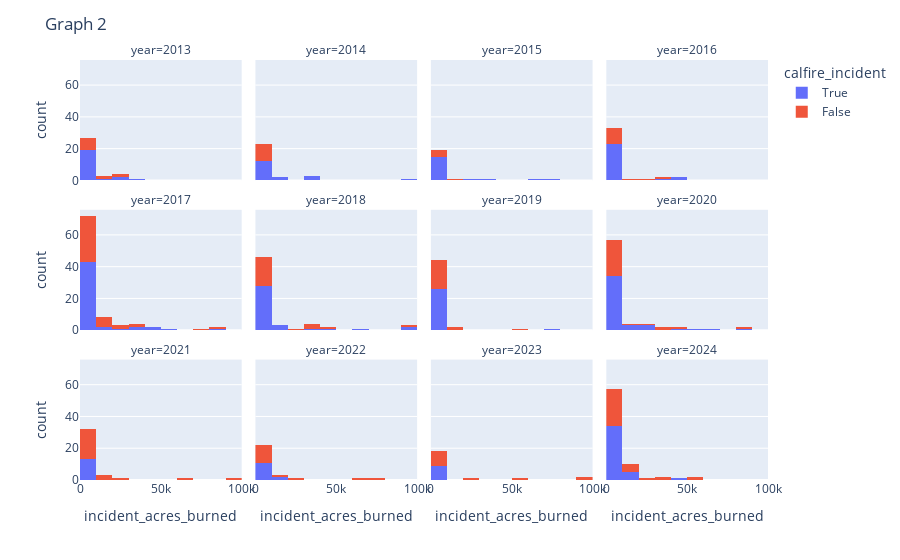

The cell this chart's notebook holds for it:
### Code cell
time = px.histogram(DF_raw[focus],
                    x = 'incident_acres_burned',
                    color = 'calfire_incident',
                    facet_col = 'year',
                    facet_col_wrap= 4,
                   nbins = 15)
time.update_layout(title = 'Graph 2')
time.show()

### Figure 1 — Plotly figure (JSON) as saved in the notebook; plotly's stock layout.template omitted (floating-point values rounded to 4 significant figures)
{"data": [{"alignmentgroup": "True", "bingroup": "x", "hovertemplate": "calfire_incident=True<br>year=2013<br>incident_acres_burned=%{x}<br>count=%{y}<extra></extra>", "legendgroup": "True", "marker": {"color": "#636efa", "pattern": {"shape": ""}}, "name": "True", "nbinsx": 15, "offsetgroup": "True", "orientation": "v", "showlegend": true, "type": "histogram", "x": [6896, 2956, 650, 4346, 712, 2650, 2500, 30274, 1708, 534, 754, 502, 7055, 27531, 612, 500, 1383, 20292, 2264, 8073, 11429, 3111, 3505], "xaxis": "x9", "yaxis": "y9"}, {"alignmentgroup": "True", "bingroup": "x", "hovertemplate": "calfire_incident=True<br>year=2014<br>incident_acres_burned=%{x}<br>count=%{y}<extra></extra>", "legendgroup": "True", "marker": {"color": "#636efa", "pattern": {"shape": ""}}, "name": "True", "nbinsx": 15, "offsetgroup": "True", "orientation": "v", "showlegend": false, "type": "histogram", "x": [2143, 1548, 632, 1995, 4300, 12661, 6488, 1469, 4240, 39736, 13153, 35302, 32416, 5503, 612, 1375, 97717, 516], "xaxis": "x10", "yaxis": "y10"}, {"alignmentgroup": "True", "bingroup": "x", "hovertemplate": "calfire_incident=True<br>year=2015<br>incident_acres_burned=%{x}<br>count=%{y}<extra></extra>", "legendgroup": "True", "marker": {"color": "#636efa", "pattern": {"shape": ""}}, "name": "True", "nbinsx": 15, "offsetgroup": "True", "orientation": "v", "showlegend": false, "type": "histogram", "x": [1049, 692, 31359, 920, 533, 4250, 8051, 2304, 5702, 69636, 500, 25118, 2446, 2850, 673, 70868, 1040, 690, 1086], "xaxis": "x11", "yaxis": "y11"}, {"alignmentgroup": "True", "bingroup": "x", "hovertemplate": "calfire_incident=True<br>year=2016<br>incident_acres_burned=%{x}<br>count=%{y}<extra></extra>", "legendgroup": "True", "marker": {"color": "#636efa", "pattern": {"shape": ""}}, "name": "True", "nbinsx": 15, "offsetgroup": "True", "orientation": "v", "showlegend": false, "type": "histogram", "x": [3876, 2520, 7609, 7474, 48019, 1246, 5645, 554, 1785, 2944, 2241, 800, 520, 5731, 8110, 7050, 36274, 46235, 3929, 599, 2575, 710, 600, 1080, 1547, 4474], "xaxis": "x12", "yaxis": "y12"}, {"alignmentgroup": "True", "bingroup": "x", "hovertemplate": "calfire_incident=True<br>year=2017<br>incident_acres_burned=%{x}<br>count=%{y}<extra></extra>", "legendgroup": "True", "marker": {"color": "#636efa", "pattern": {"shape": ""}}, "name": "True", "nbinsx": 15, "offsetgroup": "True", "orientation": "v", "showlegend": false, "type": "histogram", "x": [4532, 1350, 1733, 10000, 2056, 506, 1417, 6309, 1626, 558, 1200, 1562, 1700, 1626, 28687, 2940, 6033, 1816, 48660, 900, 81826, 1649, 1083, 2289, 675, 1268, 775, 1500, 600, 867, 4016, 1037, 3800, 680, 900, 2662, 8500, 51624, 36807, 44573, 8283, 6151, 9989, 36523, 1660, 2207, 821, 9217, 866, 17357, 6049, 4088], "xaxis": "x5", "yaxis": "y5"}, {"alignmentgroup": "True", "bingroup": "x", "hovertemplate": "calfire_incident=True<br>year=2018<br>incident_acres_burned=%{x}<br>count=%{y}<extra></extra>", "legendgroup": "True", "marker": {"color": "#636efa", "pattern": {"shape": ""}}, "name": "True", "nbinsx": 15, "offsetgroup": "True", "orientation": "v", "showlegend": false, "type": "histogram", "x": [2070, 1261, 1756, 1065, 1314, 513, 2956, 2290, 4563, 3392, 15180, 1678, 11789, 90000, 504, 38008, 825, 962, 856, 822, 3156, 48920, 993, 18703, 695, 2225, 1900, 2490, 2162, 700, 63311, 573, 3889, 550, 4381, 96949], "xaxis": "x6", "yaxis": "y6"}, {"alignmentgroup": "True", "bingroup": "x", "hovertemplate": "calfire_incident=True<br>year=2019<br>incident_acres_burned=%{x}<br>count=%{y}<extra></extra>", "legendgroup": "True", "marker": {"color": "#636efa", "pattern": {"shape": ""}}, "name": "True", "nbinsx": 15, "offsetgroup": "True", "orientation": "v", "showlegend": false, "type": "histogram", "x": [835, 1075, 581, 2220, 1763, 500, 2420, 2546, 1010, 1575, 1507, 1300, 600, 756, 1926, 8836, 640, 5563, 526, 1011, 77758, 605, 703, 2375, 628, 9999, 2534], "xaxis": "x7", "yaxis": "y7"}, {"alignmentgroup": "True", "bingroup": "x", "hovertemplate": "calfire_incident=True<br>year=2020<br>incident_acres_burned=%{x}<br>count=%{y}<extra></extra>", "legendgroup": "True", "marker": {"color": "#636efa", "pattern": {"shape": ""}}, "name": "True", "nbinsx": 15, "offsetgroup": "True", "orientation": "v", "showlegend": false, "type": "histogram", "x": [670, 1837, 1680, 803, 5042, 813, 1455, 1050, 2192, 4000, 583, 5513, 29667, 1485, 557, 9564, 22614, 788, 3222, 741, 2005, 560, 7760, 512, 2121, 727, 48088, 705, 86509, 6901, 1783, 820, 19609, 2857, 29570, 1100, 1311, 67484, 56338, 12466, 13964, 1087, 6686, 1954], "xaxis": "x8", "yaxis": "y8"}, {"alignmentgroup": "True", "bingroup": "x", "hovertemplate": "calfire_incident=True<br>year=2021<br>incident_acres_burned=%{x}<br>count=%{y}<extra></extra>", "legendgroup": "True", "marker": {"color": "#636efa", "pattern": {"shape": ""}}, "name": "True", "nbinsx": 15, "offsetgroup": "True", "orientation": "v", "showlegend": false, "type": "histogram", "x": [865, 873, 5366, 550, 508, 1118, 939, 560, 515, 761, 9656, 2619, 639], "xaxis": "x", "yaxis": "y"}, {"alignmentgroup": "True", "bingroup": "x", "hovertemplate": "calfire_incident=True<br>year=2022<br>incident_acres_burned=%{x}<br>count=%{y}<extra></extra>", "legendgroup": "True", "marker": {"color": "#636efa", "pattern": {"shape": ""}}, "name": "True", "nbinsx": 15, "offsetgroup": "True", "orientation": "v", "showlegend": false, "type": "histogram", "x": [682, 570, 517, 865, 577, 593, 904, 4470, 19244, 4456, 3939, 13440, 819], "xaxis": "x2", "yaxis": "y2"}, {"alignmentgroup": "True", "bingroup": "x", "hovertemplate": "calfire_incident=True<br>year=2023<br>incident_acres_burned=%{x}<br>count=%{y}<extra></extra>", "legendgroup": "True", "marker": {"color": "#636efa", "pattern": {"shape": ""}}, "name": "True", "nbinsx": 15, "offsetgroup": "True", "orientation": "v", "showlegend": false, "type": "histogram", "x": [640, 8355, 2323, 1120, 531, 695, 838, 2487, 2715], "xaxis": "x3", "yaxis": "y3"}, {"alignmentgroup": "True", "bingroup": "x", "hovertemplate": "calfire_incident=True<br>year=2024<br>incident_acres_burned=%{x}<br>count=%{y}<extra></extra>", "legendgroup": "True", "marker": {"color": "#636efa", "pattern": {"shape": ""}}, "name": "True", "nbinsx": 15, "offsetgroup": "True", "orientation": "v", "showlegend": false, "type": "histogram", "x": [762, 1300, 616, 1575, 1088, 1410, 15563, 1056, 642, 890, 1207, 19195, 585, 5285, 546, 691, 10616, 1595, 3789, 1295, 15520, 908, 509, 5646, 9950, 1025, 7224, 1710, 1100, 863, 744, 5222, 3815, 517, 3327, 17000, 502, 43492, 752, 633], "xaxis": "x4", "yaxis": "y4"}, {"alignmentgroup": "True", "bingroup": "x", "hovertemplate": "calfire_incident=False<br>year=2013<br>incident_acres_burned=%{x}<br>count=%{y}<extra></extra>", "legendgroup": "False", "marker": {"color": "#EF553B", "pattern": {"shape": ""}}, "name": "False", "nbinsx": 15, "offsetgroup": "False", "orientation": "v", "showlegend": true, "type": "histogram", "x": [1984, 500, 572, 22992, 14754, 1070, 12503, 27440, 513, 794, 2060, 2236], "xaxis": "x9", "yaxis": "y9"}, {"alignmentgroup": "True", "bingroup": "x", "hovertemplate": "calfire_incident=False<br>year=2014<br>incident_acres_burned=%{x}<br>count=%{y}<extra></extra>", "legendgroup": "False", "marker": {"color": "#EF553B", "pattern": {"shape": ""}}, "name": "False", "nbinsx": 15, "offsetgroup": "False", "orientation": "v", "showlegend": false, "type": "histogram", "x": [865, 1952, 5367, 1457, 600, 3895, 1651, 1680, 6258, 4045, 968], "xaxis": "x10", "yaxis": "y10"}, {"alignmentgroup": "True", "bingroup": "x", "hovertemplate": "calfire_incident=False<br>year=2015<br>incident_acres_burned=%{x}<br>count=%{y}<extra></extra>", "legendgroup": "False", "marker": {"color": "#EF553B", "pattern": {"shape": ""}}, "name": "False", "nbinsx": 15, "offsetgroup": "False", "orientation": "v", "showlegend": false, "type": "histogram", "x": [1542, 6980, 4863, 10570, 1388], "xaxis": "x11", "yaxis": "y11"}, {"alignmentgroup": "True", "bingroup": "x", "hovertemplate": "calfire_incident=False<br>year=2016<br>incident_acres_burned=%{x}<br>count=%{y}<extra></extra>", "legendgroup": "False", "marker": {"color": "#EF553B", "pattern": {"shape": ""}}, "name": "False", "nbinsx": 15, "offsetgroup": "False", "orientation": "v", "showlegend": false, "type": "histogram", "x": [2860, 650, 1100, 2304, 1245, 29322, 33867, 5443, 2652, 12518, 2100, 4824, 4347], "xaxis": "x12", "yaxis": "y12"}, {"alignmentgroup": "True", "bingroup": "x", "hovertemplate": "calfire_incident=False<br>year=2017<br>incident_acres_burned=%{x}<br>count=%{y}<extra></extra>", "legendgroup": "False", "marker": {"color": "#EF553B", "pattern": {"shape": ""}}, "name": "False", "nbinsx": 15, "offsetgroup": "False", "orientation": "v", "showlegend": false, "type": "histogram", "x": [750, 1000, 850, 1522, 1503, 760, 670, 562, 18430, 27276, 747, 83733, 2312, 4310, 1350, 1020, 530, 859, 4736, 8094, 7000, 78698, 2295, 3142, 7697, 36556, 12407, 6042, 8925, 21846, 5247, 1749, 1319, 7194, 18618, 2575, 39715, 13417, 18900, 1088, 15619], "xaxis": "x5", "yaxis": "y5"}, {"alignmentgroup": "True", "bingroup": "x", "hovertemplate": "calfire_incident=False<br>year=2018<br>incident_acres_burned=%{x}<br>count=%{y}<extra></extra>", "legendgroup": "False", "marker": {"color": "#EF553B", "pattern": {"shape": ""}}, "name": "False", "nbinsx": 15, "offsetgroup": "False", "orientation": "v", "showlegend": false, "type": "histogram", "x": [1352, 646, 1202, 1500, 4064, 1350, 2100, 96901, 2883, 3674, 38134, 36450, 1200, 972, 23136, 2995, 46150, 39387, 1014, 1120, 1751, 6974, 3380, 1500], "xaxis": "x6", "yaxis": "y6"}, {"alignmentgroup": "True", "bingroup": "x", "hovertemplate": "calfire_incident=False<br>year=2019<br>incident_acres_burned=%{x}<br>count=%{y}<extra></extra>", "legendgroup": "False", "marker": {"color": "#EF553B", "pattern": {"shape": ""}}, "name": "False", "nbinsx": 15, "offsetgroup": "False", "orientation": "v", "showlegend": false, "type": "histogram", "x": [2500, 1350, 1165, 14217, 1020, 1301, 2438, 3380, 54612, 5332, 4840, 5737, 1975, 10296, 1872, 503, 8799, 3435, 4615, 745, 3126], "xaxis": "x7", "yaxis": "y7"}, {"alignmentgroup": "True", "bingroup": "x", "hovertemplate": "calfire_incident=False<br>year=2020<br>incident_acres_burned=%{x}<br>count=%{y}<extra></extra>", "legendgroup": "False", "marker": {"color": "#EF553B", "pattern": {"shape": ""}}, "name": "False", "nbinsx": 15, "offsetgroup": "False", "orientation": "v", "showlegend": false, "type": "histogram", "x": [2060, 5000, 1395, 1100, 533, 696, 563, 2975, 648, 500, 1525, 500, 83261, 33424, 684, 6882, 600, 594, 31089, 4237, 47029, 3000, 4929, 567, 22744, 16390, 1185, 2188, 6254], "xaxis": "x8", "yaxis": "y8"}, {"alignmentgroup": "True", "bingroup": "x", "hovertemplate": "calfire_incident=False<br>year=2021<br>incident_acres_burned=%{x}<br>count=%{y}<extra></extra>", "legendgroup": "False", "marker": {"color": "#EF553B", "pattern": {"shape": ""}}, "name": "False", "nbinsx": 15, "offsetgroup": "False", "orientation": "v", "showlegend": false, "type": "histogram", "x": [650, 1202, 1000, 800, 1265, 2877, 592, 580, 26409, 1984, 10580, 12660, 868, 1011, 2965, 1320, 68637, 2098, 8777, 94962, 680, 1427, 2421, 8578, 16970], "xaxis": "x", "yaxis": "y"}, {"alignmentgroup": "True", "bingroup": "x", "hovertemplate": "calfire_incident=False<br>year=2022<br>incident_acres_burned=%{x}<br>count=%{y}<extra></extra>", "legendgroup": "False", "marker": {"color": "#EF553B", "pattern": {"shape": ""}}, "name": "False", "nbinsx": 15, "offsetgroup": "False", "orientation": "v", "showlegend": false, "type": "histogram", "x": [687, 4136, 595, 5856, 2500, 552, 4886, 19244, 60138, 5208, 28098, 1079, 76788, 5843, 1400], "xaxis": "x2", "yaxis": "y2"}, {"alignmentgroup": "True", "bingroup": "x", "hovertemplate": "calfire_incident=False<br>year=2023<br>incident_acres_burned=%{x}<br>count=%{y}<extra></extra>", "legendgroup": "False", "marker": {"color": "#EF553B", "pattern": {"shape": ""}}, "name": "False", "nbinsx": 15, "offsetgroup": "False", "orientation": "v", "showlegend": false, "type": "histogram", "x": [1088, 1044, 93078, 1291, 5228, 4198, 95107, 21725, 3929, 5464, 50198, 2840, 9130], "xaxis": "x3", "yaxis": "y3"}, {"alignmentgroup": "True", "bingroup": "x", "hovertemplate": "calfire_incident=False<br>year=2024<br>incident_acres_burned=%{x}<br>count=%{y}<extra></extra>", "legendgroup": "False", "marker": {"color": "#EF553B", "pattern": {"shape": ""}}, "name": "False", "nbinsx": 15, "offsetgroup": "False", "orientation": "v", "showlegend": false, "type": "histogram", "x": [1479, 536, 1383, 827, 14168, 3600, 903, 1078, 877, 528, 14023, 890, 2160, 528, 1310, 830, 38664, 2936, 4685, 12703, 33026, 4032, 527, 3007, 59288, 500, 12967, 14104, 1000, 54876, 1960, 23526, 800], "xaxis": "x4", "yaxis": "y4"}], "layout": {"annotations": [{"font": {}, "showarrow": false, "text": "year=2021", "x": 0.1175, "xanchor": "center", "xref": "paper", "y": 0.2867, "yanchor": "bottom", "yref": "paper"}, {"font": {}, "showarrow": false, "text": "year=2022", "x": 0.3725, "xanchor": "center", "xref": "paper", "y": 0.2867, "yanchor": "bottom", "yref": "paper"}, {"font": {}, "showarrow": false, "text": "year=2023", "x": 0.6275, "xanchor": "center", "xref": "paper", "y": 0.2867, "yanchor": "bottom", "yref": "paper"}, {"font": {}, "showarrow": false, "text": "year=2024", "x": 0.8825, "xanchor": "center", "xref": "paper", "y": 0.2867, "yanchor": "bottom", "yref": "paper"}, {"font": {}, "showarrow": false, "text": "year=2017", "x": 0.1175, "xanchor": "center", "xref": "paper", "y": 0.6433, "yanchor": "bottom", "yref": "paper"}, {"font": {}, "showarrow": false, "text": "year=2018", "x": 0.3725, "xanchor": "center", "xref": "paper", "y": 0.6433, "yanchor": "bottom", "yref": "paper"}, {"font": {}, "showarrow": false, "text": "year=2019", "x": 0.6275, "xanchor": "center", "xref": "paper", "y": 0.6433, "yanchor": "bottom", "yref": "paper"}, {"font": {}, "showarrow": false, "text": "year=2020", "x": 0.8825, "xanchor": "center", "xref": "paper", "y": 0.6433, "yanchor": "bottom", "yref": "paper"}, {"font": {}, "showarrow": false, "text": "year=2013", "x": 0.1175, "xanchor": "center", "xref": "paper", "y": 1.0, "yanchor": "bottom", "yref": "paper"}, {"font": {}, "showarrow": false, "text": "year=2014", "x": 0.3725, "xanchor": "center", "xref": "paper", "y": 1.0, "yanchor": "bottom", "yref": "paper"}, {"font": {}, "showarrow": false, "text": "year=2015", "x": 0.6275, "xanchor": "center", "xref": "paper", "y": 1.0, "yanchor": "bottom", "yref": "paper"}, {"font": {}, "showarrow": false, "text": "year=2016", "x": 0.8825, "xanchor": "center", "xref": "paper", "y": 1.0, "yanchor": "bottom", "yref": "paper"}], "autosize": true, "barmode": "relative", "legend": {"title": {"text": "calfire_incident"}, "tracegroupgap": 0}, "margin": {"t": 60}, "title": {"text": "Graph 2"}, "xaxis": {"anchor": "y", "autorange": true, "domain": [0, 0.235], "range": [-0.5, 100000.0], "title": {"text": "incident_acres_burned"}, "type": "linear"}, "xaxis10": {"anchor": "y10", "autorange": true, "domain": [0.255, 0.49], "matches": "x", "range": [-0.5, 100000.0], "showticklabels": false, "type": "linear"}, "xaxis11": {"anchor": "y11", "autorange": true, "domain": [0.51, 0.745], "matches": "x", "range": [-0.5, 100000.0], "showticklabels": false, "type": "linear"}, "xaxis12": {"anchor": "y12", "autorange": true, "domain": [0.765, 1.0], "matches": "x", "range": [-0.5, 100000.0], "showticklabels": false, "type": "linear"}, "xaxis2": {"anchor": "y2", "autorange": true, "domain": [0.255, 0.49], "matches": "x", "range": [-0.5, 100000.0], "title": {"text": "incident_acres_burned"}, "type": "linear"}, "xaxis3": {"anchor": "y3", "autorange": true, "domain": [0.51, 0.745], "matches": "x", "range": [-0.5, 100000.0], "title": {"text": "incident_acres_burned"}, "type": "linear"}, "xaxis4": {"anchor": "y4", "autorange": true, "domain": [0.765, 1.0], "matches": "x", "range": [-0.5, 100000.0], "title": {"text": "incident_acres_burned"}, "type": "linear"}, "xaxis5": {"anchor": "y5", "autorange": true, "domain": [0, 0.235], "matches": "x", "range": [-0.5, 100000.0], "showticklabels": false, "type": "linear"}, "xaxis6": {"anchor": "y6", "autorange": true, "domain": [0.255, 0.49], "matches": "x", "range": [-0.5, 100000.0], "showticklabels": false, "type": "linear"}, "xaxis7": {"anchor": "y7", "autorange": true, "domain": [0.51, 0.745], "matches": "x", "range": [-0.5, 100000.0], "showticklabels": false, "type": "linear"}, "xaxis8": {"anchor": "y8", "autorange": true, "domain": [0.765, 1.0], "matches": "x", "range": [-0.5, 100000.0], "showticklabels": false, "type": "linear"}, "xaxis9": {"anchor": "y9", "autorange": true, "domain": [0, 0.235], "matches": "x", "range": [-0.5, 100000.0], "showticklabels": false, "type": "linear"}, "yaxis": {"anchor": "x", "autorange": true, "domain": [0, 0.2867], "range": [0, 75.79], "title": {"text": "count"}}, "yaxis10": {"anchor": "x10", "autorange": true, "domain": [0.7133, 1.0], "matches": "y", "range": [0, 75.79], "showticklabels": false}, "yaxis11": {"anchor": "x11", "autorange": true, "domain": [0.7133, 1.0], "matches": "y", "range": [0, 75.79], "showticklabels": false}, "yaxis12": {"anchor": "x12", "autorange": true, "domain": [0.7133, 1.0], "matches": "y", "range": [0, 75.79], "showticklabels": false}, "yaxis2": {"anchor": "x2", "autorange": true, "domain": [0, 0.2867], "matches": "y", "range": [0, 75.79], "showticklabels": false}, "yaxis3": {"anchor": "x3", "autorange": true, "domain": [0, 0.2867], "matches": "y", "range": [0, 75.79], "showticklabels": false}, "yaxis4": {"anchor": "x4", "autorange": true, "domain": [0, 0.2867], "matches": "y", "range": [0, 75.79], "showticklabels": false}, "yaxis5": {"anchor": "x5", "autorange": true, "domain": [0.3567, 0.6433], "matches": "y", "range": [0, 75.79], "title": {"text": "count"}}, "yaxis6": {"anchor": "x6", "autorange": true, "domain": [0.3567, 0.6433], "matches": "y", "range": [0, 75.79], "showticklabels": false}, "yaxis7": {"anchor": "x7", "autorange": true, "domain": [0.3567, 0.6433], "matches": "y", "range": [0, 75.79], "showticklabels": false}, "yaxis8": {"anchor": "x8", "autorange": true, "domain": [0.3567, 0.6433], "matches": "y", "range": [0, 75.79], "showticklabels": false}, "yaxis9": {"anchor": "x9", "autorange": true, "domain": [0.7133, 1.0], "matches": "y", "range": [0, 75.79], "title": {"text": "count"}}}}
